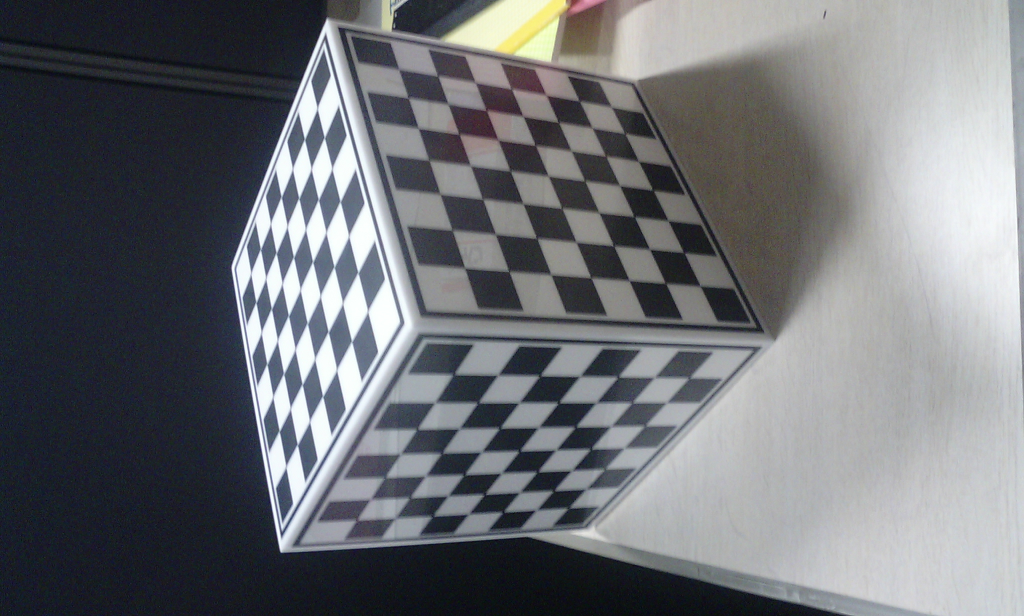
#> input picture img1.JPG, 2048 x 1232 px (shown at 1/2 size)
$ python 8pointsalg.py
#> lines starting #> are read from the running program, lines starting #| are printed output that depends on the picture
import cv2
import csv
from normalize import *
from os.path import exists

NCORR = 8

img1 = cv2.imread('img1.JPG')
#> img1 is the input picture: shape (1232, 2048, 3); mean B, G, R 116.7, 112.3, 110
img2 = cv2.imread('img2.JPG')
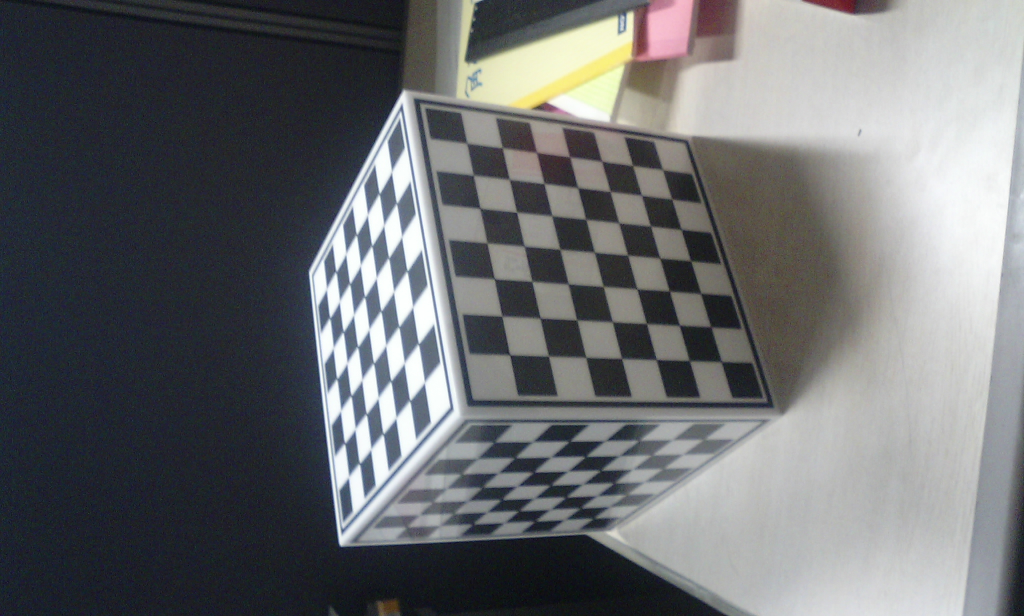
#> input picture img2.JPG, 2048 x 1232 px (shown at 1/2 size)
#> img2 is the input picture: shape (1232, 2048, 3); mean B, G, R 111.2, 108.8, 107

width, height, _ = img1.shape
#> width = 1232; height = 2048

img1 = cv2.resize(img1, (height//4, width//4))
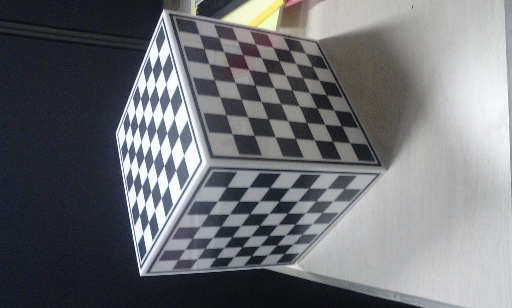
#> img1: shape (308, 512, 3); mean B, G, R 116.8, 112.4, 110.1
img2 = cv2.resize(img2, (height//4, width//4))
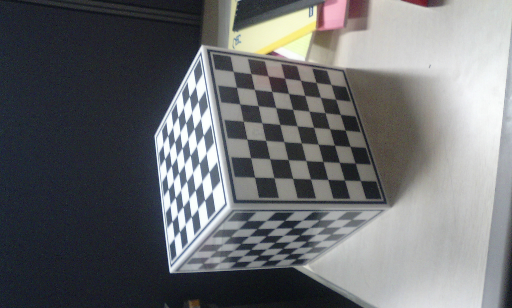
#> img2: shape (308, 512, 3); mean B, G, R 111.3, 108.9, 107.1

pointsimg1 = []
pointsimg2 = []
count = 0
#> (the run stopped early here; a loop or call above may not have finished)
